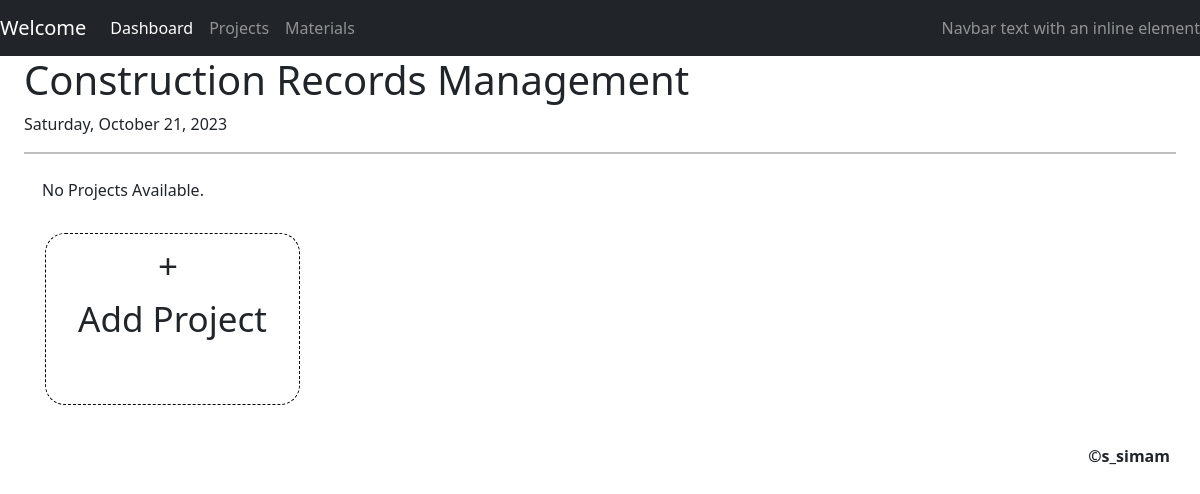
Before: /manager/projects with the older database file.
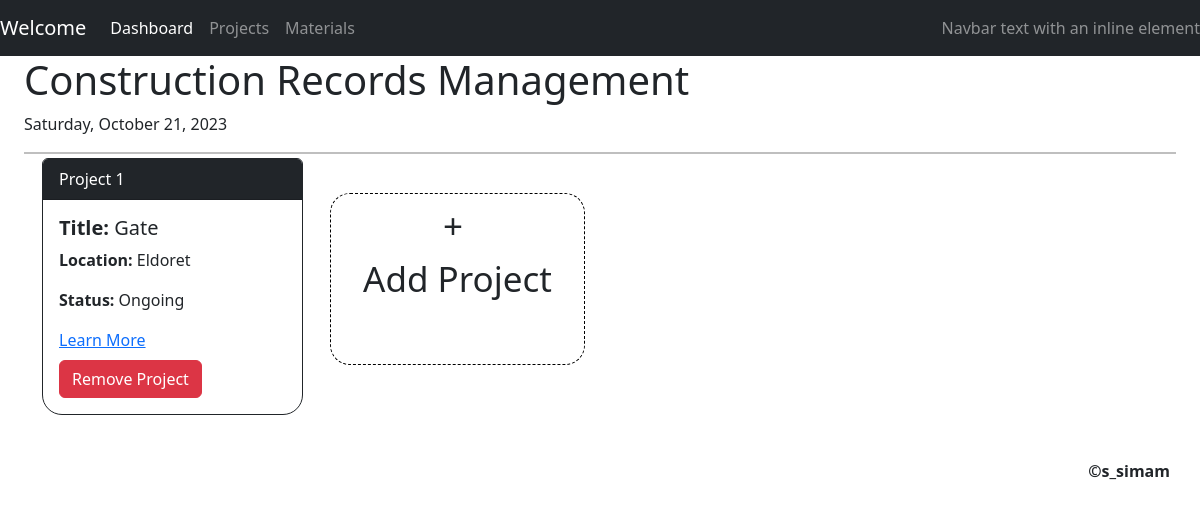
After: the same page with the newer database file.
### manager/models.py (models this page shows, shortened)
class Project(models.Model):
    title = models.CharField(max_length=100)
    location = models.CharField(max_length=64)
    start_date = models.DateField()
    end_date = models.DateField()
    status = models.CharField(max_length=20, choices=STATUS_CHOICES)
    materials = models.ManyToManyField(Material, through='MaterialAssignment', related_name="materials_used")
    def get_status(self):
        today = date.today()
        if today < self.start_date:
            return 'Upcoming'
        elif self.start_date <= today <= self.end_date:
            return 'Ongoing'
        elif today > self.end_date:
            return 'Completed'
        return 'Unknown'  # Handle any other cases as needed

### manager/views.py (the view)
# urls.py: path("projects", views.all_projects, name="projects"),
def all_projects(request):
    projects = Project.objects.all()
    return render(request, "manager/projects.html", {
        "projects": projects
    })

### manager/templates/manager/projects.html (shortened to what this page needs)
{%extends 'manager/layout.html'%}
{%block body%}
    <section class="project-list">
        <div class="container mt-4">
            <div class="row">
                {% for project in projects %}
                    <div class="col-md-3 col-sm-6 mb-4">
                        <div class="card border-dark rounded-top" style="border-radius: 20px; position: relative; top: -20px;">
                            <div class="card-header bg-dark text-white ">Project {{ forloop.counter }}</div>
                            <div class="card-body">
                                <h5 class="card-title"><strong>Title:</strong> {{ project.title }}</h5>
                                <p class="card-text"><strong>Location:</strong> {{ project.location }}</p>
                                <p class="card-text"><strong>Status:</strong> {{ project.get_status }}</p>
                                <a href="{% url 'project_detail' project.id %}">Learn More</a>
                                {% if project.status != 'Ongoing' %}
                                    <form method="post" action="{% url 'remove_project' project.id %}">
                                        <button type="submit" class="btn btn-danger mt-2">
                                            Remove Project
                                        </button>
                                    </form>
                                {% endif %}
                            </div>
                        </div>
                    </div>
                {% empty %}
                    <p>No Projects Available.</p>
                {% endfor %}
                <div class="col-md-3 col-sm-6 mb-4" style="padding: 15px;">
                    <a href="{% url 'add_project' %}" class="btn btn-white btn-block text-center add-button" style="border-radius: 20px; font-size: 35px; border: thin dashed black;">+&nbsp;<br> Add Project<br>&nbsp;</a>
                </div>
            </div>
        </div>
    </section>
{%endblock%}

Changed rows visible on the page:
added Project: title "Gate", location "Eldoret", get_status "Ongoing", status "Remove Project"
Other visible differences:
text no longer shown: "No Projects Available."
